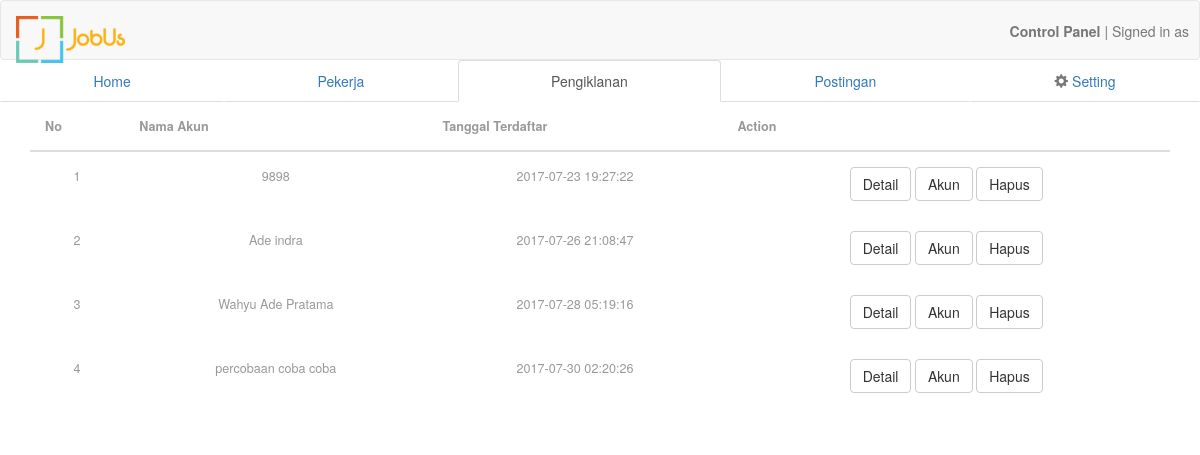
The app's page /admin/pengiklan.php, older data.
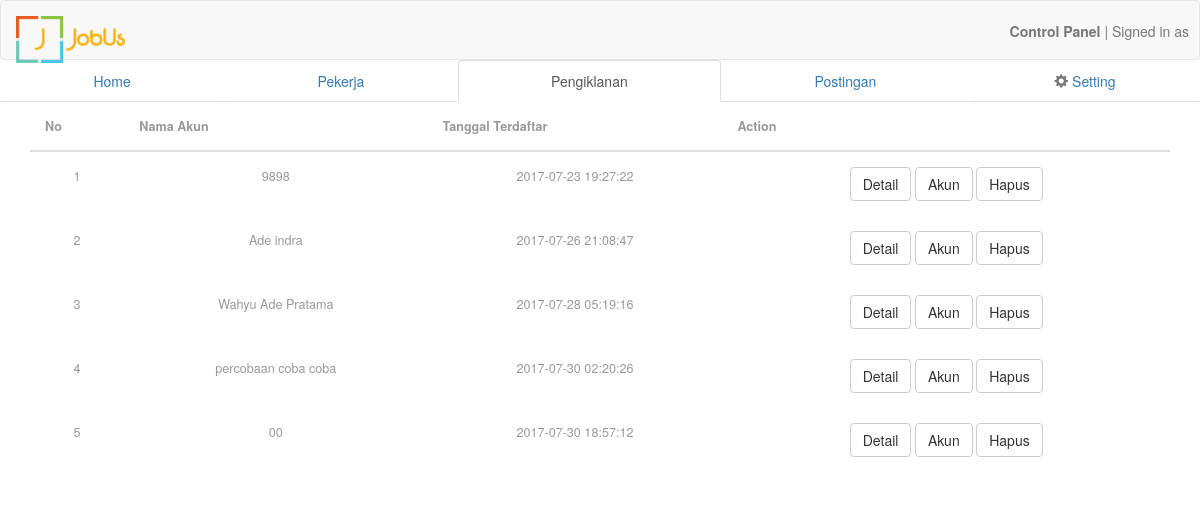
The same page, newer data.
### tables this page shows
CREATE TABLE `pengiklan` (
  `id_pengiklan` int(11) NOT NULL,
  `username` varchar(20) NOT NULL,
  `email` varchar(255) NOT NULL,
  `no_hp` varchar(15) NOT NULL,
  `password` varchar(255) NOT NULL,
  `foto_profile` varchar(255) DEFAULT NULL,
  `nama` varchar(255) DEFAULT NULL,
  `deskripsi` varchar(255) DEFAULT NULL,
  `sosmed` varchar(255) DEFAULT NULL,
  `provinsi` varchar(20) DEFAULT NULL,
  `kota` varchar(20) DEFAULT NULL,
  `kecamatan` varchar(20) DEFAULT NULL,
  `alamat` varchar(255) DEFAULT NULL,
  `lokasi` int(11) DEFAULT NULL,
  `koin` int(11) DEFAULT '0',
  `tanggal` timestamp NOT NULL DEFAULT CURRENT_TIMESTAMP
);

### controller/class.pengiklan.php (called while the page is built, shortened)
<?php
class pengiklan
 {
 	function get_all_rows($query, $param){
			try{
				global $pdo;
				$req = $pdo->prepare($query);
				if($param == ''){
					$req->execute();
				}else{
					$req->execute($param);
				}
				if($req->rowCount() > 0){
					$result = $req->fetchAll();
					return $result;
				}
			}catch(PDOException $e){
				echo "Error! gagal mengambil data: ".$e->getMessage();
			}
	}
	function get_all_profile(){
			$query = "SELECT * FROM `pengiklan`";
			return $this->get_all_rows($query, '');
	}
 }
 ?>

### admin/pengiklan.php (the view, shortened to what this page needs)
<!DOCTYPE html>
<?php session_start();
	include '../view/source3.php';
	include '../controller/koneksi.php';
	include '../controller/class.pengiklan.php';
	$pengiklan = new pengiklan();
	$data = $pengiklan->get_all_profile();
?>
<html>
<head>
</head>
<body>
 <?php include('../view/navbar.php'); ?>
	<ul class="nav nav-tabs nav-justified">
  		<li><a href="../admin/dashboard.php">Home</a></li>
  		<li><a href="../admin/pekerja.php">Pekerja</a></li>
  		<li role="presentation" class="active"><a href="../admin/pengiklan.php">Pengiklanan</a></li>
  		<li><a href="postingan.php">Postingan</a></li>
  		<li><a href="pengaturan.php"><span class="glyphicon glyphicon-cog" aria-hidden="true"></span> Setting</a></li>
	</ul>
	<div class="container">
		<table  class="table table-condensed table-responsive">
			<thead>
				<th>No </th>
				<th>Nama Akun</th>
				<th>Tanggal Terdaftar</th>
				<th>Action</th>
			</thead>
			<tbody>
			<?php
			if(count($data) > 0){
				$i = 1;
				foreach ($data as $rows ) {
					echo "
			<tr>
				<td>".$i."</td>
				<td>".$rows['nama']."</td>
				<td>".$rows['tanggal']."</td>
				<td>
					<form method='post'>
						<button type='button' class='btn btn-default' data-toggle='modal' data-target='#".$rows['id_pengiklan']."'>Detail</button>
						<button class='btn btn-default'>Akun</button>
						<button class='btn btn-default' name='delete' value='".$rows['id_pengiklan']."'>Hapus</button>
					</form>
				</td>
			</tr>
					";
					$i++;
				}
			} ?>
			</tbody>
		</table>
	</div>
</body>
</html>

Row changes from the older to the newer data that the page shows:
added pengiklan: nama "00", tanggal "2017-07-30 18:57:12"
